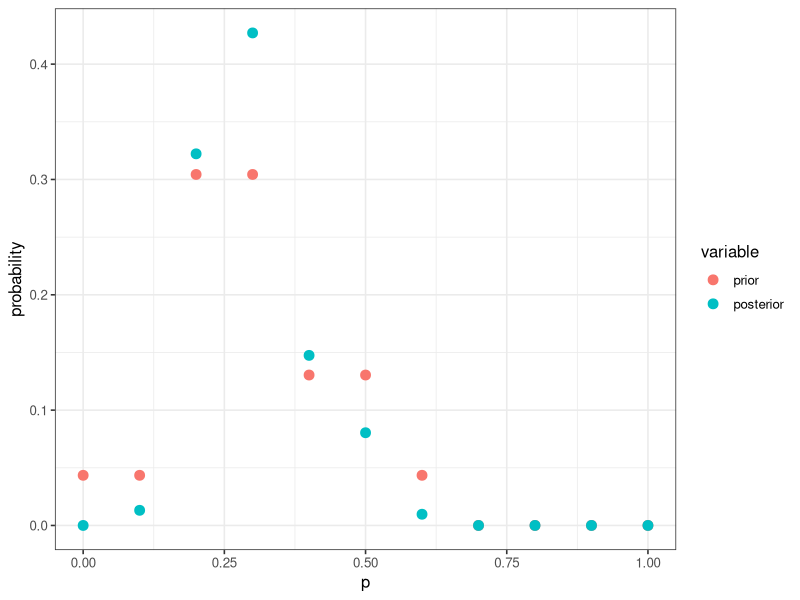

The R script that drew this image:
## ---- chunk 1
priorvalues <- c(0, .1, .2, .3, .4, .5, .6, .7, .8, .9, 1)
priorprob <- c(1/23, 1/23, 7/23, 7/23, 3/23, 3/23, 1/23, 0/23, 0/23, 0/23, 0/23)

n <- 10
y <- 3
## ---- chunk 2
#vector for storing results
jointprob <- numeric(length = length(priorvalues))

for(i in 1:length(priorvalues))
{
  
  #compute Binomial probability given value of p - likelihood
  binomprob <- dbinom(y, n, p = priorvalues[i])
  
  #compute joint probability - posterior
  jointprob[i] <- binomprob * priorprob[i]
  
}

#compute marginal probability of y 
pofy <- sum(jointprob)

#compute posterior probabilities
posteriorprob <- jointprob/pofy
## ---- chunk 3
#put posterior probabilities in one matrix object for easy viewing 
allnighterposterior <- as.data.frame(cbind(priorvalues, priorprob, posteriorprob))
names(allnighterposterior) <- c("p", "prior", "posterior")

#list the final posterior distribution, based on our prior derived in class
allnighterposterior

#plot the prior and posterior probabilities
require(ggplot2)
require(reshape2)

allnighterposterior_all <- melt(allnighterposterior, id = "p")

ggplot(allnighterposterior_all, aes(x = p, y = value, colour = variable)) +
  geom_point(size = 3) + 
  xlab("p") + ylab("probability") +
 theme_bw(base_size = 12, base_family = "")

